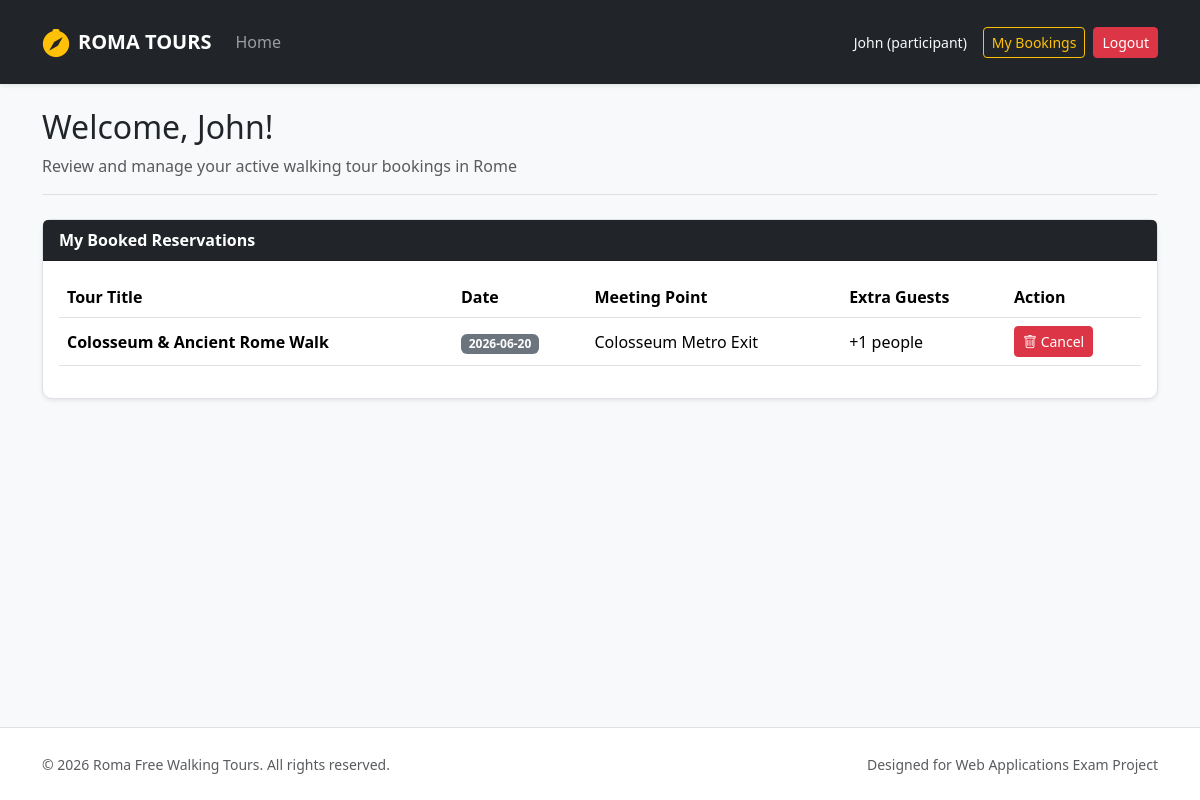
/participant/profile (signed in), run on an earlier commit of the app's database.
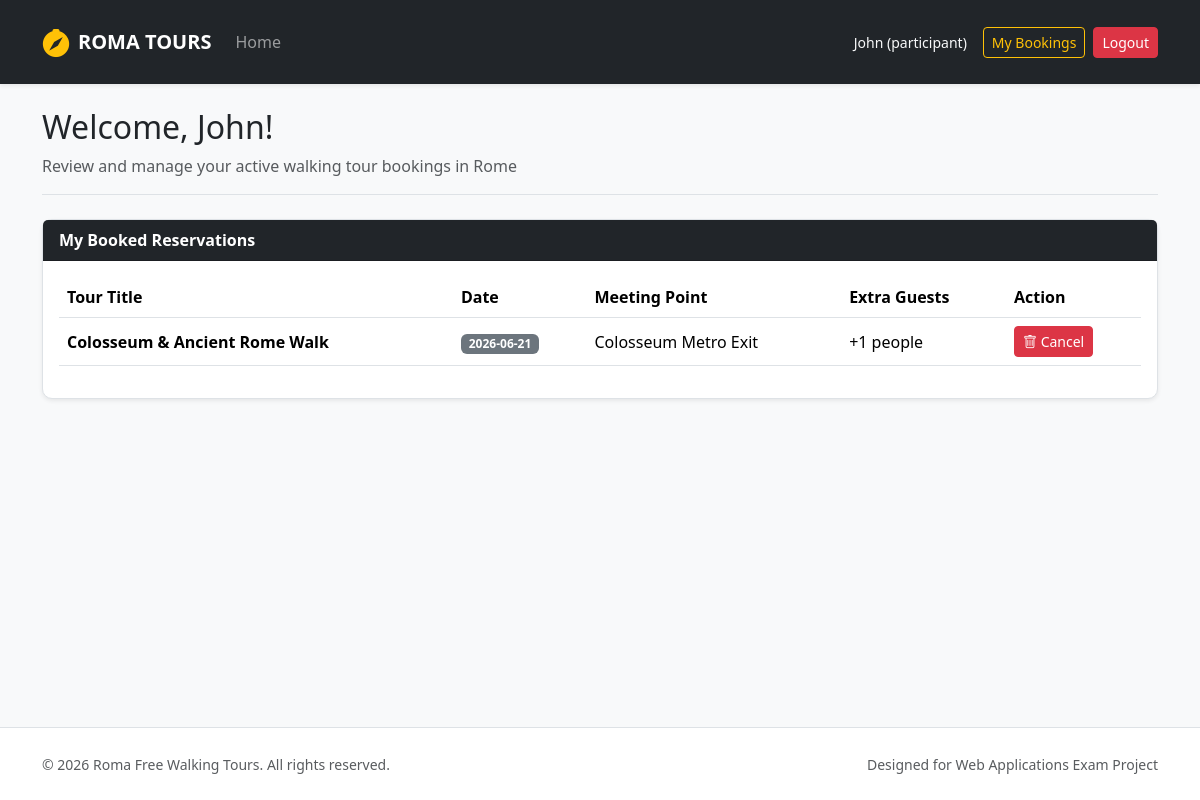
And on a later commit of the database.
### tables this page shows
CREATE TABLE users (
            id INTEGER PRIMARY KEY AUTOINCREMENT,
            name TEXT NOT NULL,
            surname TEXT NOT NULL,
            email TEXT UNIQUE NOT NULL,
            password TEXT NOT NULL,
            role TEXT CHECK(role IN ('guide', 'participant', 'administrator')) NOT NULL,
            languages TEXT
        );

CREATE TABLE reservations (
            id INTEGER PRIMARY KEY AUTOINCREMENT,
            tour_id INTEGER NOT NULL,
            participant_id INTEGER NOT NULL,
            tour_date TEXT NOT NULL,
            additional_count INTEGER DEFAULT 0,
            additional_names TEXT,
            FOREIGN KEY (tour_id) REFERENCES tours(id) ON DELETE CASCADE,
            FOREIGN KEY (participant_id) REFERENCES users(id) ON DELETE CASCADE
        );

CREATE TABLE tours (
            id INTEGER PRIMARY KEY AUTOINCREMENT,
            guide_id INTEGER NOT NULL,
            title TEXT NOT NULL,
            meeting_point TEXT NOT NULL,
            duration INTEGER NOT NULL,
            language TEXT NOT NULL,
            max_participants INTEGER NOT NULL,
            description TEXT NOT NULL,
            stops TEXT NOT NULL,
            photos TEXT NOT NULL,
            FOREIGN KEY (guide_id) REFERENCES users(id) ON DELETE CASCADE
        );

### routes/auth_routes.py (the view)
@auth_bp.route("/participant/profile")
@login_required
@participant_required
def profile_participant():
    from dao.reservations_dao import get_participant_reservations
    my_bookings = get_participant_reservations(current_user.id)
    return render_template("profile_participant.html", bookings=my_bookings)

### app.py (called while the page is built)
@login_manager.user_loader
def load_user(user_id):
    db_user = get_user_by_id(user_id)
    if db_user:
        return User(
            id=db_user["id"], name=db_user["name"], surname=db_user["surname"],
            email=db_user["email"], role=db_user["role"], languages=db_user["languages"]
        )
    return None

### dao/reservations_dao.py (called while the page is built)
def get_participant_reservations(p_part_id):
    query = """
        SELECT r.id as res_id, r.tour_date, r.additional_count, t.title, t.meeting_point
        FROM reservations r
        JOIN tours t ON r.tour_id = t.id
        WHERE r.participant_id = ?
    """
    import sqlite3
    conn = sqlite3.connect("roma_tours.db")
    conn.row_factory = sqlite3.Row
    cursor = conn.cursor()
    cursor.execute(query, (p_part_id,))
    res = cursor.fetchall()
    cursor.close()
    conn.close()
    return res

### dao/users_dao.py (called while the page is built)
def get_user_by_id(p_id):
    query = "SELECT * FROM users WHERE id = ?"
    conn = sqlite3.connect("roma_tours.db")
    conn.row_factory = sqlite3.Row
    cursor = conn.cursor()
    cursor.execute(query, (p_id,))
    db_user = cursor.fetchone()
    cursor.close()
    conn.close()
    return db_user

### routes/auth_routes.py (called while the page is built)
def participant_required(f):
    @wraps(f)
    def decorated_function(*args, **kwargs):
        if not current_user.is_authenticated or current_user.role != 'participant':
            flash("Only participants can access this page.", "danger")
            return redirect(url_for("home"))
        return f(*args, **kwargs)
    return decorated_function

### templates/profile_participant.html (shortened to what this page needs)
{% extends 'base.html' %}
{% block content %}
<div class="col-12">
  <div class="mb-4 border-bottom pb-3">
    <h2>Welcome, {{ current_user.name }}!</h2>
    <p class="text-muted mb-0">Review and manage your active walking tour bookings in Rome</p>
  </div>
  <div class="card shadow-sm border">
    <div class="card-header bg-dark text-white fw-bold">My Booked Reservations</div>
    <div class="card-body">
      {% if bookings %}
      <div class="table-responsive">
        <table class="table table-hover align-middle">
          <thead>
            <tr>
              <th>Tour Title</th>
              <th>Date</th>
              <th>Meeting Point</th>
              <th>Extra Guests</th>
              <th>Action</th>
            </tr>
          </thead>
          <tbody>
            {% for b in bookings %}
            <tr>
              <td><strong>{{ b.title }}</strong></td>
              <td><span class="badge bg-secondary">{{ b.tour_date }}</span></td>
              <td>{{ b.meeting_point }}</td>
              <td>+{{ b.additional_count }} people</td>
              <td>
                <form action="{{ url_for('participant.cancel_booking', res_id=b.res_id) }}" method="POST" onsubmit="return confirm('Are you sure you want to cancel this booking?');">
                  <button type="submit" class="btn btn-danger btn-sm"><i class="bi bi-trash"></i> Cancel</button>
                </form>
              </td>
            </tr>
            {% endfor %}
          </tbody>
        </table>
      </div>
      {% else %}
      <div class="py-4 text-center text-muted">
         <i class="bi bi-calendar-check fs-2 mb-2 d-block text-secondary"></i>
         <p class="mb-0 small">You have no active tour reservations. Go to the home page to explore historical walks!</p>
      </div>
      {% endif %}
    </div>
  </div>
</div>
{% endblock %}

### templates/base.html (shortened to what this page needs)
<!DOCTYPE html>
<html lang="en">
<head>
  <link href="https://cdn.jsdelivr.net/npm/bootstrap@5.3.2/dist/css/bootstrap.min.css" rel="stylesheet">
  <link rel="stylesheet" href="https://cdn.jsdelivr.net/npm/bootstrap-icons@1.11.3/font/bootstrap-icons.min.css">
  <link rel="stylesheet" href="{{ url_for('static', filename='css/styles.css') }}">
</head>
<body class="d-flex flex-column min-vh-100">
  <nav class="navbar navbar-expand-lg navbar-dark bg-dark shadow-sm py-3 mb-4">
    <div class="container">
      <a class="navbar-brand d-flex align-items-center fw-bold text-uppercase tracking-wider" href="{{ url_for('home') }}">
        <i class="bi bi-compass-fill me-2 text-warning fs-3"></i> Roma Tours
      </a>
      <div class="collapse navbar-collapse" id="mainNav">
        <ul class="navbar-nav me-auto mb-2 mb-lg-0">
          <li class="nav-item">
            <a class="nav-link {% if request.endpoint == 'home' %}active{% endif %}" href="{{ url_for('home') }}">Home</a>
          </li>
        </ul>
        <div class="d-flex align-items-center gap-2">
          {% if current_user.is_authenticated %}
            <span class="text-light me-2 small">
               {{ current_user.name }} ({{ current_user.role }})
            </span>
            {% if current_user.role == 'administrator' %}
              <a href="{{ url_for('auth.profile_admin') }}" class="btn btn-outline-warning btn-sm">Admin Dashboard</a>
            {% elif current_user.role == 'guide' %}
              <a href="{{ url_for('auth.profile_guide') }}" class="btn btn-outline-warning btn-sm">Guide Profile</a>
            {% else %}
              <a href="{{ url_for('auth.profile_participant') }}" class="btn btn-outline-warning btn-sm">My Bookings</a>
            {% endif %}
            <a href="{{ url_for('auth.logout') }}" class="btn btn-danger btn-sm">Logout</a>
          {% endif %}
        </div>
      </div>
    </div>
  </nav>
  <div class="container flex-grow-1">
    <div class="row g-4">
      {% block content %}
      {% endblock %}
    </div>
  </div>
  <footer class="mt-auto border-top bg-white">
    <div class="container py-4">
      <div class="row align-items-center">
        <div class="col-12 col-md-6 text-center text-md-start">
          <span class="text-body-secondary small">© 2026 Roma Free Walking Tours. All rights reserved.</span>
        </div>
        <div class="col-12 col-md-6 text-center text-md-end mt-2 mt-md-0">
          <span class="text-muted small">Designed for Web Applications Exam Project</span>
        </div>
      </div>
    </div>
  </footer>
</body>
</html>

### static/css/styles.css (style rules this page uses)
body { background-color: #f8f9fa; font-family: 'Segoe UI', Tahoma, Geneva, Verdana, sans-serif; }
.card { border: none; border-radius: 10px; transition: transform 0.2s ease, box-shadow 0.2s ease; }
footer { background-color: #ffffff; }

What changed in the data, as far as the page shows it:
changed reservations "Colosseum & Ancient Rome Walk": tour_date "2026-06-20" → "2026-06-21"
